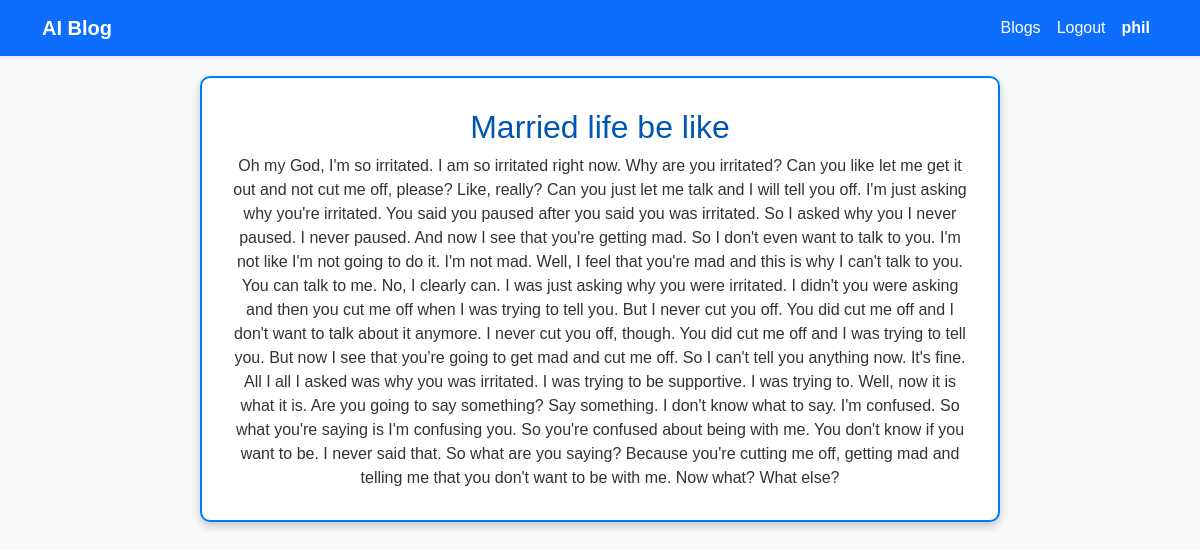
Screenshot of /blog/6 (signed in) with the database file from the repository.
### blog/models.py (models this page shows)
class Content(models.Model):
    id = models.AutoField(primary_key=True)
    user = models.ForeignKey("auth.user", models.CASCADE)
    title = models.CharField(max_length=200)
    transcription = models.TextField()
    created = models.DateTimeField(auto_now_add=True)

### blog/views.py (the view)
# urls.py: path("blog/<int:id>", views.blogs, name="blogs")
@login_required
def blogs(request, id):
    blog = Content.objects.filter(user=request.user).get(id=id)
    template = {"memo":blog}
    return render(request, "blog.html", template)

### blog/templates/blog.html (shortened to what this page needs)
{% extends 'base.html' %}
    {% block content %}
    <h2>{{ memo.title }}</h2>
    </textarea class="form-control w-100" rows="10" readonly>{{ memo.transcription }}</textarea>
    {% endblock %}

### blog/templates/base.html (shortened to what this page needs)
<!DOCTYPE html>
<html lang="en">
{% load static %}
<head>
    <link href="https://cdn.jsdelivr.net/npm/bootstrap@5.3.3/dist/css/bootstrap.min.css" rel="stylesheet">
    <link href="{% static 'style.css' %}" rel="stylesheet">
</head>
<body class="bg-light">
    <nav class="navbar navbar-expand-lg navbar-dark bg-primary shadow-sm">
        <div class="container">
            <a class="navbar-brand fw-bold text-white" href="{% url 'home' %}">AI Blog</a>
            <div class="collapse navbar-collapse justify-content-end" id="navbarNav">
                <ul class="navbar-nav">
                    {% if user.is_authenticated %}
                    <li class="nav-item">
                        <a class="nav-link text-white" href="{% url 'transcription' %}">Blogs</a>
                    </li>
                    <li class="nav-item">
                        <a class="nav-link text-white" href="{% url 'logout' %}">Logout</a>
                    </li>
                    <li class="nav-item">
                        <span class="nav-link fw-bold text-white">{{ user.username }}</span>
                    </li>
                    {% else %}
                    <li class="nav-item">
                        <a class="nav-link text-white" href="{% url 'login' %}">Login</a>
                    </li>
                    {% endif %}
                </ul>
            </div>
        </div>
    </nav>
    <div class="container-fluid center-box">
    <div class="container-fluid content-box">
    {% block content %}{% endblock %}
    </div>
</div>
</body>
</html>

### blog/templates/static/style.css (style rules this page uses)
body { text-align: center; background-color: #f4f8ff; color: #333; font-family: Arial, sans-serif; }
.center-box { min-height: 100vh; display: flex; align-items: flex-start; justify-content: center; padding: 20px; overflow-y: auto; }
.content-box { background: white; padding: 30px; border-radius: 10px; box-shadow: 0 4px 10px rgba(0, 0, 0, 0.2); max-width: 800px; width: 100%; overflow-y: auto; border: 2px solid #007bff; }
h1, h2 { color: #0056b3; }
a { display: block; text-align: left; color: #007bff; transition: color 0.3s ease; }

### rows the page displays
Content: title "Married life be like", transcription "Oh my God, I'm so irritated. I am so irritated right now. Why are you irritated? Can you like let me get it out and not cut me off, please? Like, really? Can you just let me talk and I will tell you off. I'm just asking why you're irritated. You said you paused after you said you was irritated. So I asked why you I never paused. I never paused. And now I see that you're getting mad. So I don't even want to talk to you. I'm not like I'm not going to do it. I'm not mad. Well, I feel that you're mad and this is why I can't talk to you. You can talk to me. No, I clearly can. I was just asking why you were irritated. I didn't you were asking and then you cut me off when I was trying to tell you.…"

### other values shown
{{ user.username }} "phil"
